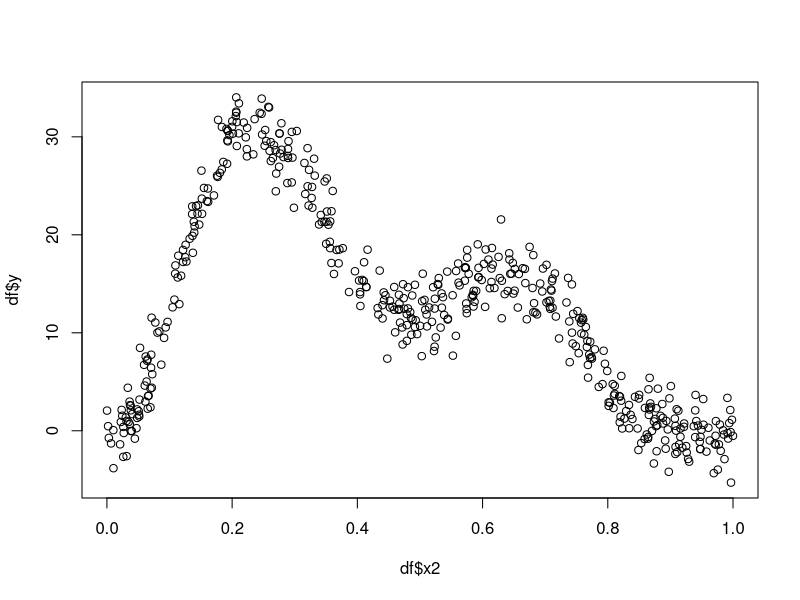
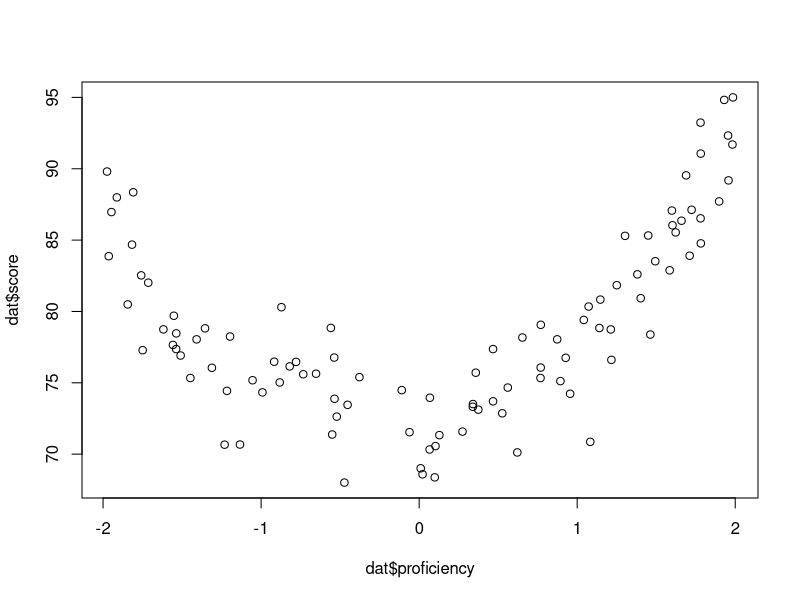

Write the R code that produced these figures, in order.
# https://stats.stackexchange.com/a/300242

set.seed(20)

# f2 <- function(x) 0.2 * x^11 * (10 * (1 - x))^6 +
  # 10 * (10 * x)^3 * (1 - x)^10
f2 <- function(x) 1 * x^11 * (10 * (1 - x))^6 +
  35 * (10 * x)^3 * (1 - x)^10

ysim <- function(n = 500, scale = 2) {
  x <- runif(n)
  e <- rnorm(n, 0, scale)
  f <- f2(x)
  y <- f + e
  data.frame(y = y, x2 = x, f2 = f)
}

df <- ysim()

plot(df$x2, df$y)


# JVC attempt -----------------------------------------------------------------

# Cross-sectional design (Based on Lightbrown's study of French Canadian
# learners of English)
# - test 100 learners on -ing production based on proficiency
# - low proficiency score higher because they generalize -ing to all forms
# - med proficiency score lower because they begin using -ing and present for
#   progressive
# - high proficiency score highest because they learn to only use -ing for
#   progressive
library("dplyr")

n <- 100

dat <- tibble(
  beta_0 = 15, # slope controls range of scores
  proficiency = runif(n, -2, 2), # suppose standardized prof. score
  score = beta_0 + proficiency^2 + rnorm(n, 0, .5) # gen. parabola
) %>%
  mutate(score = score / max(score) * 100) %>% # scale to 0-100
  # no perfect scores at low proficiency (generalization stragegy isn't 100% accurate)
  mutate(score = if_else(proficiency < -1, .$score - 10, .$score - 5))

plot(x = dat$proficiency, y = dat$score)
